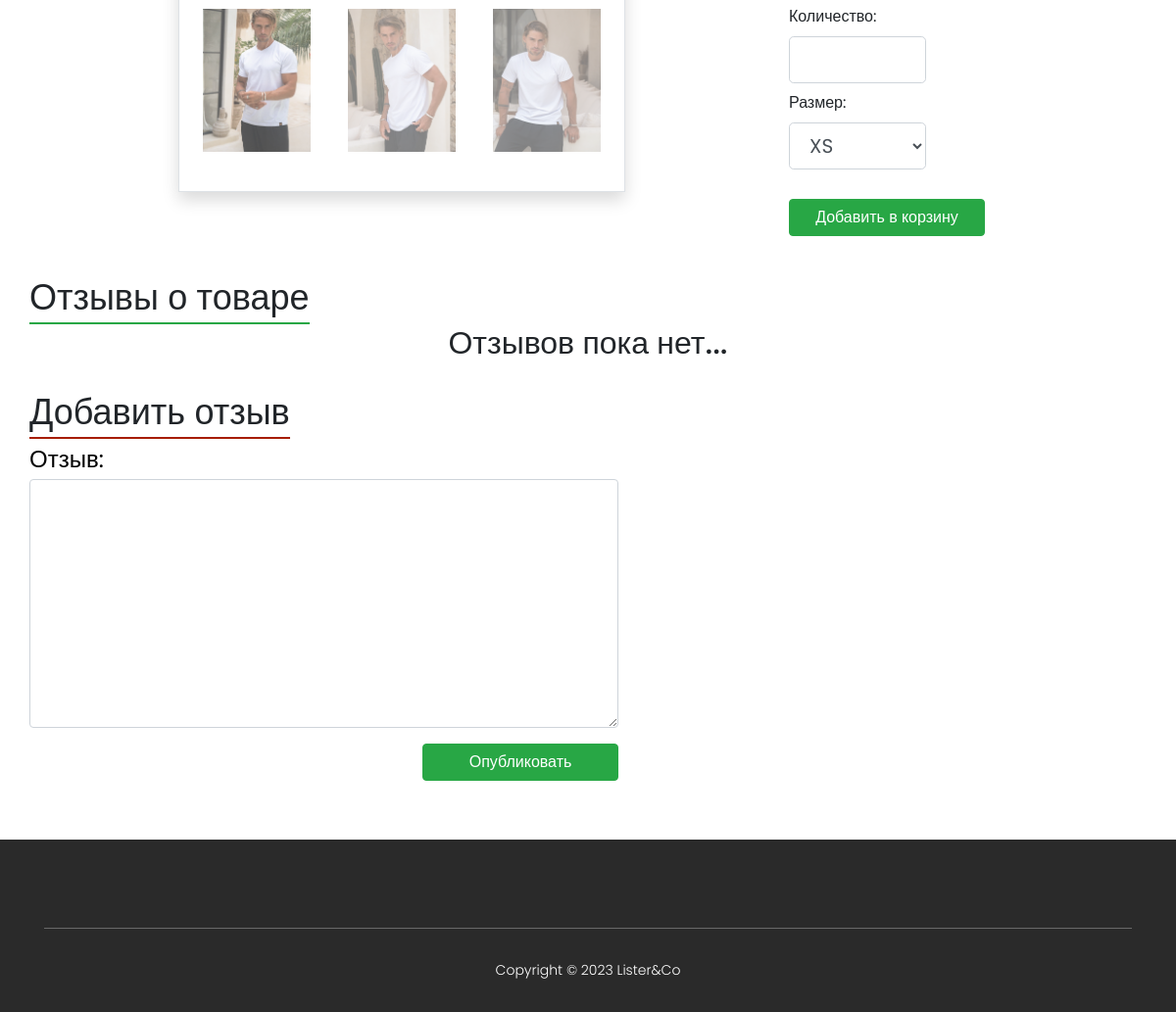
Before: /product/3 (lower part) with the older database file.
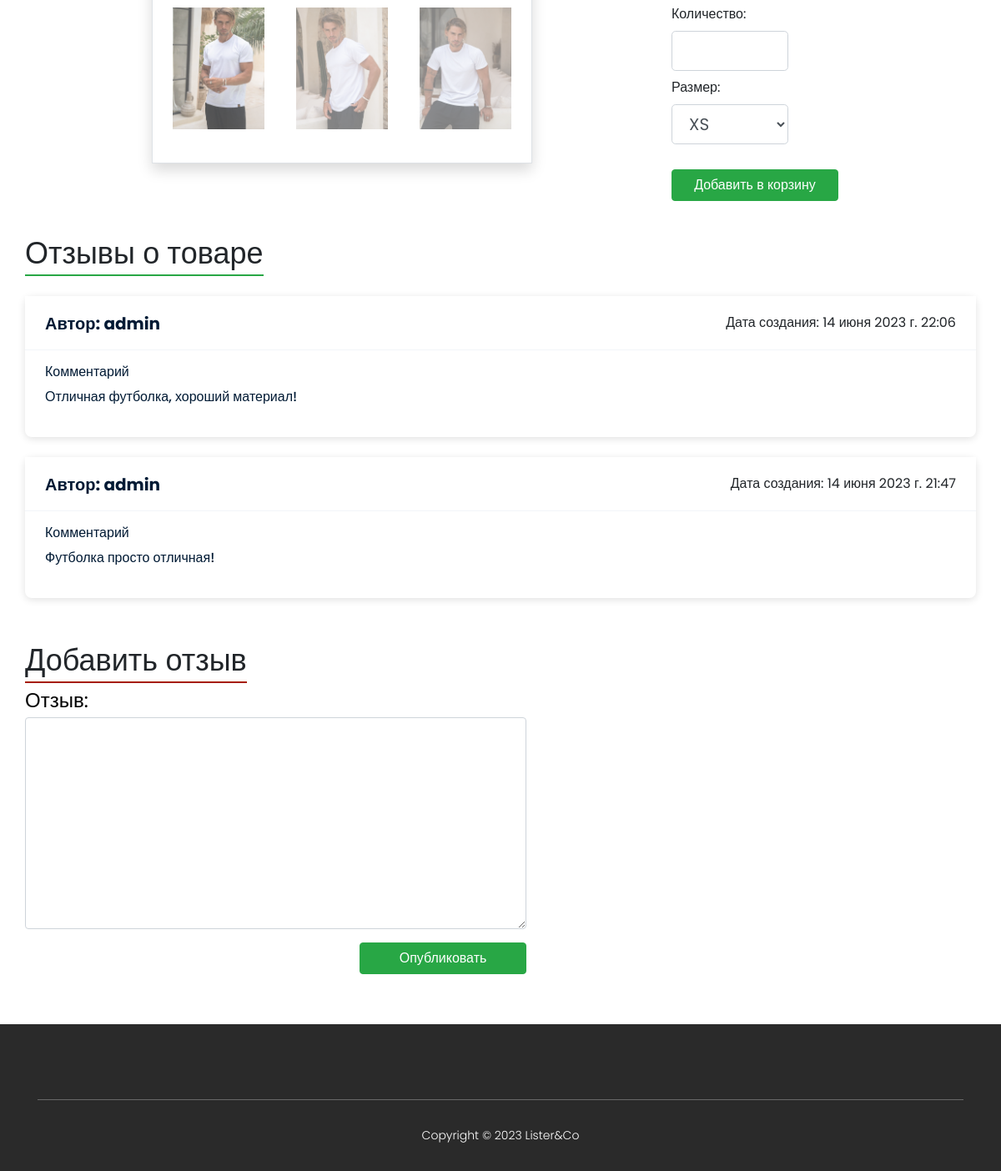
After: the same page with the newer database file.
### store/models.py (models this page shows)
class Review(models.Model):
    user = models.ForeignKey(User, on_delete=models.CASCADE)
    product = models.ForeignKey(Product, on_delete=models.CASCADE)
    text = models.TextField()
    time_create = models.DateTimeField(auto_now_add=True)
    class Meta:
        verbose_name = 'Отзыв'
        verbose_name_plural = 'Отзывы'

### store/views.py (the view)
# urls.py: path('product/<int:did>', ProductDetail.as_view(), name='detail'),
class ProductDetail(CategoryMixin, ListView):
    model = Product
    template_name = 'store/single-product.html'
    context_object_name = 'product'
    def get_context_data(self, *, object_list=None, **kwargs):
        context = super().get_context_data(**kwargs)
        context['form'] = AddBasketForm()
        context['form_review'] = ReviewForm()
        context['reviews'] = reversed(Review.objects.filter(product=Product.objects.get(id=self.kwargs['did'])))
        category_mixin = self.get_user_context()
        context['title'] = Product.objects.get(id=self.kwargs['did'])
        context = dict(list(context.items()) + list(category_mixin.items()))
        return context
    def get_queryset(self):
        return Product.objects.get(id=self.kwargs['did'])

### basket/forms.py
class AddBasketForm(forms.Form):
    quantity = forms.IntegerField(label="Количество", min_value=1, widget=forms.NumberInput(attrs={"class":"form-control form-control-lg form-width"}))
    size = forms.TypedChoiceField(label='Размер', choices=SIZES, widget=forms.Select(attrs={"class":"form-control form-control-lg form-width"}))
    update = forms.BooleanField(required=False, initial=False, widget=forms.HiddenInput)

### store/forms.py
class ReviewForm(forms.Form):
    text = forms.CharField(label="Отзыв", widget=forms.Textarea(attrs={"class":"form-control"}))

### store/models.py (called while the page is built)
    def __str__(self):
        return self.name

    def get_absolute_url(self):
        return reverse('category', kwargs={'cid': self.pk})

### store/utils.py (called while the page is built)
    def get_user_context(self, **kwargs):
        context = kwargs
        categorys = Category.objects.all()
        context['categorys'] = categorys
        if 'cat_selected' not in context:
            context['cat_selected'] = 0
        return context

### store/templates/store/single-product.html (shortened to what the changed rows need)
{% extends 'store/base.html' %}
{% load static %}
{% load favorite_tags %}
{% block content %}
    <section class="section single-p" id="product">
        <div class="container">
            <div class="row">
            <div class="col-lg-4">
                <div class="right-content">
                    <div class="total">
                        <form action="{% url 'basket_add' product.pk %}" method="post">
							<div>
                                <div>
							{{ form }}
                                </div>
							</div>
                        </form>
                    </div>
                </div>
            </div>
                <div class="review">
                    {% for review in reviews %}
                    <div class="review-detail">
                      <div class="review-info">
                          <div class="tf1">
                              <div class="mf1">
                              <p class="tf2">Автор: {{ review.user.username }}</p>
                              </div>
                              <div class="t3f">
                              <span>Дата создания: {{ review.time_create }}</span>
                              </div>
                          </div>
                      </div>
                          <div class="order-details">
                              <div class="re9">
                              <p class="e88">Комментарий</p>
                              <p class="e6r">{{ review.text }}</p>
                              </div>
                          </div>
                      </div>
                    {% empty %}
                <div class="no-reviews">
                    <h2>Отзывов пока нет...</h2>
                </div>
                    {% endfor %}
                    </div>
                <div class="create-review">
                    <div class="review-submit">
                        <form action="{% url 'add_review' product.id %}" method="post">
                            <p class="txr">
                          {{ form_review }}
                            </p>
                        </form>
                        </div>
                </div>
            </div>
        </div>
    </section>
{% endblock %}

Changed rows visible on the page:
added Review: user.username "admin", time_create "14 июня 2023 г. 22:06", text "Отличная футболка, хороший материал!"
added Review: user.username "admin", time_create "14 июня 2023 г. 21:47", text "Футболка просто отличная!"
Other visible differences:
text no longer shown: "Отзывов пока нет..."
